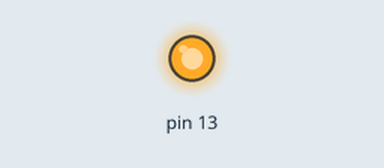
Simulated run of this sketch. Board: Arduino Uno, built with avr-gcc and run on an emulated ATmega328P. Parts: output pins drawn as LEDs (lit = HIGH).

Above: at 0.5 s.
At 3.7 s:
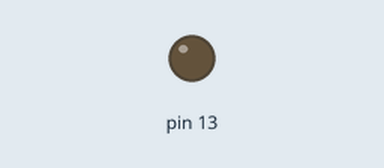
Timing chart, 0 to 5.1 s (numbered marks = the images above):
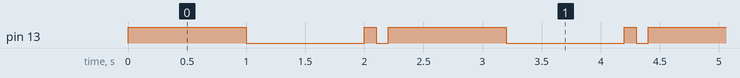

The sketch:

sketch_dec28a.ino
```cpp
void setup() {
  // put your setup code here, to run once:
  pinMode(13, OUTPUT);

}

void loop() {
  // put your main code here, to run repeatedly:
  digitalWrite(13, HIGH);
  delay(1000);
  digitalWrite(13, LOW);
  delay(1000);

  digitalWrite(13, HIGH);
  delay(100);
  digitalWrite(13, LOW);
  delay(100);
}
```

Measured:
- by itself, pin 13: repeats every 2.2 s: LOW 1.0 s, HIGH 0.10 s, LOW 0.10 s, HIGH 1.0 s
- by itself, everything shown: repeats every 2.2 s, in 4 steps
